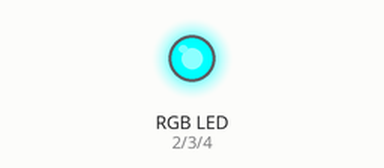
A sketch run on a simulated Arduino Uno, built with avr-gcc and run on an emulated ATmega328P. On the bench: an RGB LED mixed from three pins (HIGH = lit).

Above: at 0.2 s.
At 1.5 s:
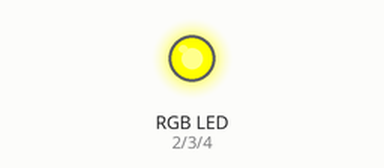
At 3.7 s:
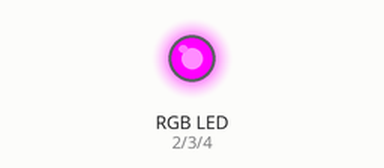
At 5.5 s:
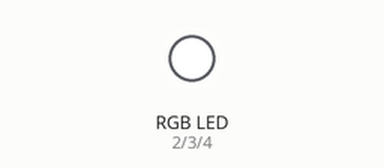
Timing chart, 0 to 6.9 s (numbered marks = the images above):
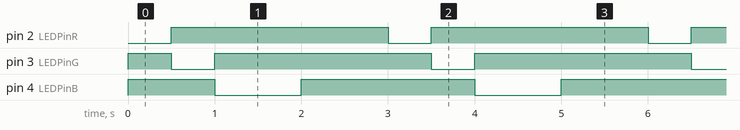

Measured:
- by itself, pin 2 (LEDPinR): alternates HIGH for 2.5 s and LOW for 0.50 s
- by itself, pin 3 (LEDPinG): repeats every 3.0 s: LOW 0.50 s, HIGH 2.5 s
- by itself, pin 4 (LEDPinB): repeats every 3.0 s: LOW 1.0 s, HIGH 2.0 s

The sketch:

arduino-sensoren-2-kap9-rgb-ansteuerung.ino
```cpp
// Ansteuerung RGB
// Datei: arduino-sensoren-2-kap9-rgb-ansteuerung.ino

// LED-Pins
int LEDPinR = 2;
int LEDPinG = 3;
int LEDPinB = 4;

void setup()
{
  // Ausgänge
  pinMode(LEDPinR, OUTPUT);
  pinMode(LEDPinG, OUTPUT);
  pinMode(LEDPinB, OUTPUT);
}


void loop()
{
  // LED einzeln Ein
  // Common Anode
  // LED rot
  digitalWrite(LEDPinR, LOW);
  digitalWrite(LEDPinG, HIGH);
  digitalWrite(LEDPinB, HIGH);
  delay(500);
  // LED grün
  digitalWrite(LEDPinR, HIGH);
  digitalWrite(LEDPinG, LOW);
  digitalWrite(LEDPinB, HIGH);
  delay(500);
  // LED blau
  digitalWrite(LEDPinR, HIGH);
  digitalWrite(LEDPinG, HIGH);
  digitalWrite(LEDPinB, LOW);

  delay(1000);

  // alle LED Aus
  // Common Anode
  digitalWrite(LEDPinR, HIGH);
  digitalWrite(LEDPinG, HIGH);
  digitalWrite(LEDPinB, HIGH);
  // warten
  delay(1000);
}
```
